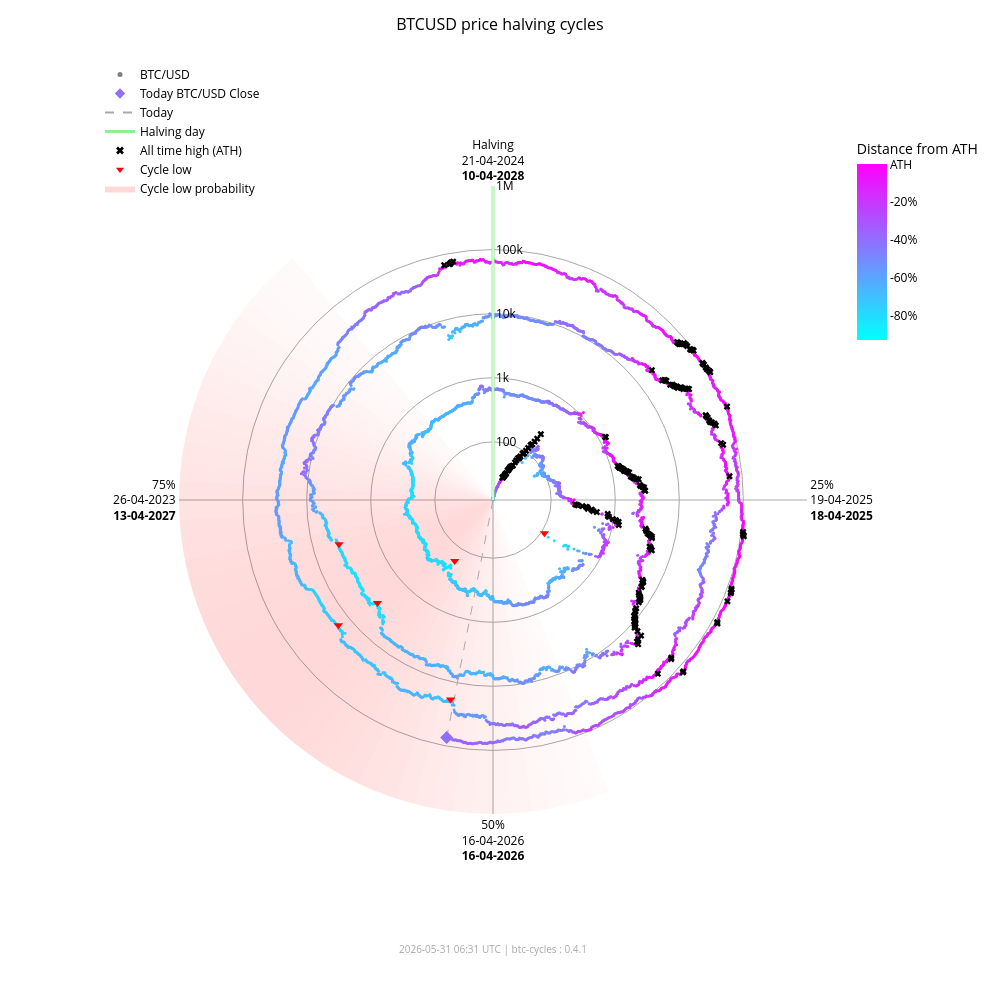

Write notebook code for a chart like this one.
### Markdown cell above
### Interactive chart (plotly)

### Code cell
fig_interactive = btc.plot(
    kind="interactive",
    from_date="2012-11-28",
)
# plotly config for interactivity
config = {"scrollZoom": True, "displayModeBar": True}
# display in notebook
fig_interactive.show(config=config)

### Figure 1 — Plotly figure (JSON) as saved in the notebook; plotly's stock layout.template omitted (floating-point values rounded to 4 significant figures; data arrays with more than 128 entries replaced by an {"elided": "..."} marker saying what was removed)
{"data": [{"fill": "toself", "fillcolor": "rgba(255,0,0,0.017168280509461755)", "hoverinfo": "skip", "line": {"width": 0}, "mode": "lines", "r": [12.35, 1000000, 1000000, 12.35, 12.35], "showlegend": false, "theta": [158.4, 158.4, 162.0, 162.0, 158.4], "type": "scatterpolar"}, {"fill": "toself", "fillcolor": "rgba(255,0,0,0.022114794501891175)", "hoverinfo": "skip", "line": {"width": 0}, "mode": "lines", "r": [12.35, 1000000, 1000000, 12.35, 12.35], "showlegend": false, "theta": [162.0, 162.0, 165.6, 165.6, 162.0], "type": "scatterpolar"}, {"fill": "toself", "fillcolor": "rgba(255,0,0,0.02790404259511669)", "hoverinfo": "skip", "line": {"width": 0}, "mode": "lines", "r": [12.35, 1000000, 1000000, 12.35, 12.35], "showlegend": false, "theta": [165.6, 165.6, 169.2, 169.2, 165.6], "type": "scatterpolar"}, {"fill": "toself", "fillcolor": "rgba(255,0,0,0.034518294852420334)", "hoverinfo": "skip", "line": {"width": 0}, "mode": "lines", "r": [12.35, 1000000, 1000000, 12.35, 12.35], "showlegend": false, "theta": [169.2, 169.2, 172.8, 172.8, 169.2], "type": "scatterpolar"}, {"fill": "toself", "fillcolor": "rgba(255,0,0,0.041901979682821514)", "hoverinfo": "skip", "line": {"width": 0}, "mode": "lines", "r": [12.35, 1000000, 1000000, 12.35, 12.35], "showlegend": false, "theta": [172.8, 172.8, 176.4, 176.4, 172.8], "type": "scatterpolar"}, {"fill": "toself", "fillcolor": "rgba(255,0,0,0.04996405861294358)", "hoverinfo": "skip", "line": {"width": 0}, "mode": "lines", "r": [12.35, 1000000, 1000000, 12.35, 12.35], "showlegend": false, "theta": [176.4, 176.4, 180.0, 180.0, 176.4], "type": "scatterpolar"}, {"fill": "toself", "fillcolor": "rgba(255,0,0,0.05858349692240514)", "hoverinfo": "skip", "line": {"width": 0}, "mode": "lines", "r": [12.35, 1000000, 1000000, 12.35, 12.35], "showlegend": false, "theta": [180.0, 180.0, 183.6, 183.6, 180.0], "type": "scatterpolar"}, {"fill": "toself", "fillcolor": "rgba(255,0,0,0.06761662035375064)", "hoverinfo": "skip", "line": {"width": 0}, "mode": "lines", "r": [12.35, 1000000, 1000000, 12.35, 12.35], "showlegend": false, "theta": [183.6, 183.6, 187.2, 187.2, 183.6], "type": "scatterpolar"}, {"fill": "toself", "fillcolor": "rgba(255,0,0,0.07690481219944661)", "hoverinfo": "skip", "line": {"width": 0}, "mode": "lines", "r": [12.35, 1000000, 1000000, 12.35, 12.35], "showlegend": false, "theta": [187.2, 187.2, 190.8, 190.8, 187.2], "type": "scatterpolar"}, {"fill": "toself", "fillcolor": "rgba(255,0,0,0.08628112000611096)", "hoverinfo": "skip", "line": {"width": 0}, "mode": "lines", "r": [12.35, 1000000, 1000000, 12.35, 12.35], "showlegend": false, "theta": [190.8, 190.8, 194.4, 194.4, 190.8], "type": "scatterpolar"}, {"fill": "toself", "fillcolor": "rgba(255,0,0,0.09557490841018089)", "hoverinfo": "skip", "line": {"width": 0}, "mode": "lines", "r": [12.35, 1000000, 1000000, 12.35, 12.35], "showlegend": false, "theta": [194.4, 194.4, 198.0, 198.0, 194.4], "type": "scatterpolar"}, {"fill": "toself", "fillcolor": "rgba(255,0,0,0.10461455782963762)", "hoverinfo": "skip", "line": {"width": 0}, "mode": "lines", "r": [12.35, 1000000, 1000000, 12.35, 12.35], "showlegend": false, "theta": [198.0, 198.0, 201.6, 201.6, 198.0], "type": "scatterpolar"}, {"fill": "toself", "fillcolor": "rgba(255,0,0,0.11322908719652829)", "hoverinfo": "skip", "line": {"width": 0}, "mode": "lines", "r": [12.35, 1000000, 1000000, 12.35, 12.35], "showlegend": false, "theta": [201.6, 201.6, 205.2, 205.2, 201.6], "type": "scatterpolar"}, {"fill": "toself", "fillcolor": "rgba(255,0,0,0.12125015337052986)", "hoverinfo": "skip", "line": {"width": 0}, "mode": "lines", "r": [12.35, 1000000, 1000000, 12.35, 12.35], "showlegend": false, "theta": [205.2, 205.2, 208.8, 208.8, 205.2], "type": "scatterpolar"}, {"fill": "toself", "fillcolor": "rgba(255,0,0,0.12851590515331976)", "hoverinfo": "skip", "line": {"width": 0}, "mode": "lines", "r": [12.35, 1000000, 1000000, 12.35, 12.35], "showlegend": false, "theta": [208.8, 208.8, 212.4, 212.4, 208.8], "type": "scatterpolar"}, {"fill": "toself", "fillcolor": "rgba(255,0,0,0.13487757461161184)", "hoverinfo": "skip", "line": {"width": 0}, "mode": "lines", "r": [12.35, 1000000, 1000000, 12.35, 12.35], "showlegend": false, "theta": [212.4, 212.4, 216.0, 216.0, 212.4], "type": "scatterpolar"}, {"fill": "toself", "fillcolor": "rgba(255,0,0,0.14020862181849592)", "hoverinfo": "skip", "line": {"width": 0}, "mode": "lines", "r": [12.35, 1000000, 1000000, 12.35, 12.35], "showlegend": false, "theta": [216.0, 216.0, 219.6, 219.6, 216.0], "type": "scatterpolar"}, {"fill": "toself", "fillcolor": "rgba(255,0,0,0.14441504950654527)", "hoverinfo": "skip", "line": {"width": 0}, "mode": "lines", "r": [12.35, 1000000, 1000000, 12.35, 12.35], "showlegend": false, "theta": [219.6, 219.6, 223.2, 223.2, 219.6], "type": "scatterpolar"}, {"fill": "toself", "fillcolor": "rgba(255,0,0,0.14744459351271713)", "hoverinfo": "skip", "line": {"width": 0}, "mode": "lines", "r": [12.35, 1000000, 1000000, 12.35, 12.35], "showlegend": false, "theta": [223.2, 223.2, 226.8, 226.8, 223.2], "type": "scatterpolar"}, {"fill": "toself", "fillcolor": "rgba(255,0,0,0.14929223192296423)", "hoverinfo": "skip", "line": {"width": 0}, "mode": "lines", "r": [12.35, 1000000, 1000000, 12.35, 12.35], "showlegend": false, "theta": [226.8, 226.8, 230.4, 230.4, 226.8], "type": "scatterpolar"}, {"fill": "toself", "fillcolor": "rgba(255,0,0,0.15)", "hoverinfo": "skip", "line": {"width": 0}, "mode": "lines", "r": [12.35, 1000000, 1000000, 12.35, 12.35], "showlegend": false, "theta": [230.4, 230.4, 234.0, 234.0, 230.4], "type": "scatterpolar"}, {"fill": "toself", "fillcolor": "rgba(255,0,0,0.14965033825231114)", "hoverinfo": "skip", "line": {"width": 0}, "mode": "lines", "r": [12.35, 1000000, 1000000, 12.35, 12.35], "showlegend": false, "theta": [234.0, 234.0, 237.6, 237.6, 234.0], "type": "scatterpolar"}, {"fill": "toself", "fillcolor": "rgba(255,0,0,0.14835378057909807)", "hoverinfo": "skip", "line": {"width": 0}, "mode": "lines", "r": [12.35, 1000000, 1000000, 12.35, 12.35], "showlegend": false, "theta": [237.6, 237.6, 241.2, 241.2, 237.6], "type": "scatterpolar"}, {"fill": "toself", "fillcolor": "rgba(255,0,0,0.14623322283554635)", "hoverinfo": "skip", "line": {"width": 0}, "mode": "lines", "r": [12.35, 1000000, 1000000, 12.35, 12.35], "showlegend": false, "theta": [241.2, 241.2, 244.8, 244.8, 241.2], "type": "scatterpolar"}, {"fill": "toself", "fillcolor": "rgba(255,0,0,0.1434078538226231)", "hoverinfo": "skip", "line": {"width": 0}, "mode": "lines", "r": [12.35, 1000000, 1000000, 12.35, 12.35], "showlegend": false, "theta": [244.8, 244.8, 248.4, 248.4, 244.8], "type": "scatterpolar"}, {"fill": "toself", "fillcolor": "rgba(255,0,0,0.13997983179373427)", "hoverinfo": "skip", "line": {"width": 0}, "mode": "lines", "r": [12.35, 1000000, 1000000, 12.35, 12.35], "showlegend": false, "theta": [248.4, 248.4, 252.0, 252.0, 248.4], "type": "scatterpolar"}, {"fill": "toself", "fillcolor": "rgba(255,0,0,0.13602598258454268)", "hoverinfo": "skip", "line": {"width": 0}, "mode": "lines", "r": [12.35, 1000000, 1000000, 12.35, 12.35], "showlegend": false, "theta": [252.0, 252.0, 255.6, 255.6, 252.0], "type": "scatterpolar"}, {"fill": "toself", "fillcolor": "rgba(255,0,0,0.13159547355344953)", "hoverinfo": "skip", "line": {"width": 0}, "mode": "lines", "r": [12.35, 1000000, 1000000, 12.35, 12.35], "showlegend": false, "theta": [255.6, 255.6, 259.2, 259.2, 255.6], "type": "scatterpolar"}, {"fill": "toself", "fillcolor": "rgba(255,0,0,0.12671301775492697)", "hoverinfo": "skip", "line": {"width": 0}, "mode": "lines", "r": [12.35, 1000000, 1000000, 12.35, 12.35], "showlegend": false, "theta": [259.2, 259.2, 262.8, 262.8, 259.2], "type": "scatterpolar"}, {"fill": "toself", "fillcolor": "rgba(255,0,0,0.12138610149219965)", "hoverinfo": "skip", "line": {"width": 0}, "mode": "lines", "r": [12.35, 1000000, 1000000, 12.35, 12.35], "showlegend": false, "theta": [262.8, 262.8, 266.4, 266.4, 262.8], "type": "scatterpolar"}, {"fill": "toself", "fillcolor": "rgba(255,0,0,0.1156142551644921)", "hoverinfo": "skip", "line": {"width": 0}, "mode": "lines", "r": [12.35, 1000000, 1000000, 12.35, 12.35], "showlegend": false, "theta": [266.4, 266.4, 270.0, 270.0, 266.4], "type": "scatterpolar"}, {"fill": "toself", "fillcolor": "rgba(255,0,0,0.10939851441251548)", "hoverinfo": "skip", "line": {"width": 0}, "mode": "lines", "r": [12.35, 1000000, 1000000, 12.35, 12.35], "showlegend": false, "theta": [270.0, 270.0, 273.6, 273.6, 270.0], "type": "scatterpolar"}, {"fill": "toself", "fillcolor": "rgba(255,0,0,0.10274974912946185)", "hoverinfo": "skip", "line": {"width": 0}, "mode": "lines", "r": [12.35, 1000000, 1000000, 12.35, 12.35], "showlegend": false, "theta": [273.6, 273.6, 277.2, 277.2, 273.6], "type": "scatterpolar"}, {"fill": "toself", "fillcolor": "rgba(255,0,0,0.09569517349791425)", "hoverinfo": "skip", "line": {"width": 0}, "mode": "lines", "r": [12.35, 1000000, 1000000, 12.35, 12.35], "showlegend": false, "theta": [277.2, 277.2, 280.8, 280.8, 277.2], "type": "scatterpolar"}, {"fill": "toself", "fillcolor": "rgba(255,0,0,0.08828282625646727)", "hoverinfo": "skip", "line": {"width": 0}, "mode": "lines", "r": [12.35, 1000000, 1000000, 12.35, 12.35], "showlegend": false, "theta": [280.8, 280.8, 284.4, 284.4, 280.8], "type": "scatterpolar"}, {"fill": "toself", "fillcolor": "rgba(255,0,0,0.08058400018765345)", "hoverinfo": "skip", "line": {"width": 0}, "mode": "lines", "r": [12.35, 1000000, 1000000, 12.35, 12.35], "showlegend": false, "theta": [284.4, 284.4, 288.0, 288.0, 284.4], "type": "scatterpolar"}, {"fill": "toself", "fillcolor": "rgba(255,0,0,0.07269354608292704)", "hoverinfo": "skip", "line": {"width": 0}, "mode": "lines", "r": [12.35, 1000000, 1000000, 12.35, 12.35], "showlegend": false, "theta": [288.0, 288.0, 291.6, 291.6, 288.0], "type": "scatterpolar"}, {"fill": "toself", "fillcolor": "rgba(255,0,0,0.06472784449068783)", "hoverinfo": "skip", "line": {"width": 0}, "mode": "lines", "r": [12.35, 1000000, 1000000, 12.35, 12.35], "showlegend": false, "theta": [291.6, 291.6, 295.2, 295.2, 291.6], "type": "scatterpolar"}, {"fill": "toself", "fillcolor": "rgba(255,0,0,0.05682021976743955)", "hoverinfo": "skip", "line": {"width": 0}, "mode": "lines", "r": [12.35, 1000000, 1000000, 12.35, 12.35], "showlegend": false, "theta": [295.2, 295.2, 298.8, 298.8, 295.2], "type": "scatterpolar"}, {"fill": "toself", "fillcolor": "rgba(255,0,0,0.04911378436707333)", "hoverinfo": "skip", "line": {"width": 0}, "mode": "lines", "r": [12.35, 1000000, 1000000, 12.35, 12.35], "showlegend": false, "theta": [298.8, 298.8, 302.4, 302.4, 298.8], "type": "scatterpolar"}, {"fill": "toself", "fillcolor": "rgba(255,0,0,0.04175213714896469)", "hoverinfo": "skip", "line": {"width": 0}, "mode": "lines", "r": [12.35, 1000000, 1000000, 12.35, 12.35], "showlegend": false, "theta": [302.4, 302.4, 306.0, 306.0, 302.4], "type": "scatterpolar"}, {"fill": "toself", "fillcolor": "rgba(255,0,0,0.034868865657538876)", "hoverinfo": "skip", "line": {"width": 0}, "mode": "lines", "r": [12.35, 1000000, 1000000, 12.35, 12.35], "showlegend": false, "theta": [306.0, 306.0, 309.6, 309.6, 306.0], "type": "scatterpolar"}, {"fill": "toself", "fillcolor": "rgba(255,0,0,0.02857722515334582)", "hoverinfo": "skip", "line": {"width": 0}, "mode": "lines", "r": [12.35, 1000000, 1000000, 12.35, 12.35], "showlegend": false, "theta": [309.6, 309.6, 313.2, 313.2, 309.6], "type": "scatterpolar"}, {"fill": "toself", "fillcolor": "rgba(255,0,0,0.022961515313555197)", "hoverinfo": "skip", "line": {"width": 0}, "mode": "lines", "r": [12.35, 1000000, 1000000, 12.35, 12.35], "showlegend": false, "theta": [313.2, 313.2, 316.8, 316.8, 313.2], "type": "scatterpolar"}, {"fill": "toself", "fillcolor": "rgba(255,0,0,0.01807146942917362)", "hoverinfo": "skip", "line": {"width": 0}, "mode": "lines", "r": [12.35, 1000000, 1000000, 12.35, 12.35], "showlegend": false, "theta": [316.8, 316.8, 320.4, 320.4, 316.8], "type": "scatterpolar"}, {"hoverinfo": "text", "marker": {"color": {"elided": "4933 str values"}, "size": 3}, "mode": "markers", "r": {"elided": "4933 float values"}, "showlegend": false, "text": {"elided": "4933 str values"}, "theta": {"elided": "4933 float values"}, "type": "scatterpolar"}, {"hoverinfo": "skip", "line": {"color": "lightgreen", "width": 3}, "mode": "lines", "r": [12.35, 1000000], "showlegend": false, "theta": [0, 0], "type": "scatterpolar"}, {"hoverinfo": "skip", "line": {"color": "darkgrey", "dash": "dash", "width": 1}, "mode": "lines", "r": [12.35, 73970.0], "showlegend": false, "theta": [191.0, 191.0], "type": "scatterpolar"}, {"hoverinfo": "text", "marker": {"color": "#906fff", "size": 10, "symbol": "diamond"}, "mode": "markers", "r": [73970.0], "showlegend": false, "text": ["Today<br>Date: 2026-05-31<br>Price: $73,966.82"], "theta": [191.0], "type": "scatterpolar"}, {"hoverinfo": "text", "marker": {"color": "black", "size": 6, "symbol": "x"}, "mode": "markers", "r": {"elided": "195 float values"}, "showlegend": false, "text": {"elided": "195 str values"}, "theta": {"elided": "195 float values"}, "type": "scatterpolar"}, {"hoverinfo": "text", "marker": {"color": "red", "size": 8, "symbol": "triangle-down"}, "mode": "markers", "r": [111.6, 164.9, 3233.0, 3925.0, 18950.0, 15760.0], "showlegend": false, "text": ["Cycle Low<br>Date: 2014-02-21<br>Price: $111.56<br>ATH distance: -91.0%", "Cycle Low<br>Date: 2015-01-14<br>Price: $164.92<br>ATH distance: -86.7%", "Cycle Low<br>Date: 2018-12-15<br>Price: $3,232.51<br>ATH distance: -83.3%", "Cycle Low<br>Date: 2019-03-25<br>Price: $3,924.55<br>ATH distance: -79.7%", "Cycle Low<br>Date: 2022-06-18<br>Price: $18,954.25<br>ATH distance: -71.9%", "Cycle Low<br>Date: 2022-11-21<br>Price: $15,760.19<br>ATH distance: -76.7%"], "theta": [122.8, 212.1, 228.3, 254.0, 192.0, 231.0], "type": "scatterpolar"}, {"marker": {"color": "grey", "size": 5}, "mode": "markers", "name": "BTC/USD", "r": [null], "theta": [null], "type": "scatterpolar"}, {"marker": {"color": "#906fff", "size": 8, "symbol": "diamond"}, "mode": "markers", "name": "Today BTC/USD Close", "r": [null], "theta": [null], "type": "scatterpolar"}, {"line": {"color": "darkgrey", "dash": "dash"}, "mode": "lines", "name": "Today", "r": [null], "theta": [null], "type": "scatterpolar"}, {"line": {"color": "lightgreen", "width": 3}, "mode": "lines", "name": "Halving day", "r": [null], "theta": [null], "type": "scatterpolar"}, {"marker": {"color": "black", "size": 7, "symbol": "x"}, "mode": "markers", "name": "All time high (ATH)", "r": [null], "theta": [null], "type": "scatterpolar"}, {"marker": {"color": "red", "size": 7, "symbol": "triangle-down"}, "mode": "markers", "name": "Cycle low", "r": [null], "theta": [null], "type": "scatterpolar"}, {"fill": "toself", "fillcolor": "rgba(255,0,0,0.15)", "line": {"width": 0}, "mode": "lines", "name": "Cycle low probability", "r": [null], "theta": [null], "type": "scatterpolar"}, {"hoverinfo": "skip", "marker": {"cmax": 0, "cmin": -0.9307, "color": [0], "colorbar": {"len": 0.25, "ticktext": ["ATH", "-20%", "-40%", "-60%", "-80%", "-100%"], "tickvals": [0, -0.2, -0.4, -0.6, -0.8, -1.0], "title": {"text": "Distance from ATH"}, "x": 0.95, "y": 0.92, "yanchor": "top"}, "colorscale": {"elided": "256x2 mixed values"}, "showscale": true, "size": 0}, "mode": "markers", "r": [null], "showlegend": false, "theta": [null], "type": "scatterpolar"}], "layout": {"annotations": [{"font": {"color": "darkgrey", "size": 10}, "showarrow": false, "text": "2026-05-31 06:31 UTC | btc-cycles : 0.4.1", "x": 0.5, "xref": "paper", "y": -0.02, "yref": "paper"}], "font": {"color": "black"}, "height": 1000, "legend": {"bgcolor": "rgba(0,0,0,0)", "font": {"color": "black"}, "x": 0.0, "y": 1.0}, "margin": {"b": 60, "l": 100, "r": 80, "t": 60}, "paper_bgcolor": "white", "plot_bgcolor": "white", "polar": {"angularaxis": {"color": "black", "direction": "clockwise", "gridcolor": "darkgrey", "rotation": 90, "ticktext": ["Halving<br>21-04-2024<br><b>10-04-2028</b>", "25%<br>19-04-2025<br><b>18-04-2025</b>", "50%<br>16-04-2026<br><b>16-04-2026</b>", "75%<br>26-04-2023<br><b>13-04-2027</b>"], "tickvals": [0, 90, 180, 270]}, "bgcolor": "white", "domain": {"x": [0.1, 0.9], "y": [0.05, 0.95]}, "radialaxis": {"angle": 90, "color": "black", "gridcolor": "darkgrey", "range": [1.092, 6.0], "tickangle": 90, "ticktext": ["100", "1k", "10k", "100k", "1M"], "tickvals": [100, 1000, 10000, 100000, 1000000], "type": "log"}}, "title": {"font": {"color": "black", "size": 16}, "text": "BTCUSD price halving cycles", "x": 0.5}, "width": 1000}}
